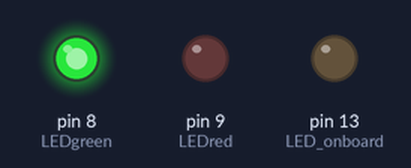
A sketch run on a simulated Arduino Uno, built with avr-gcc and run on an emulated ATmega328P. Shown: output pins drawn as LEDs (lit = HIGH).

Above: at 0.2 s.
At 6.12 s:
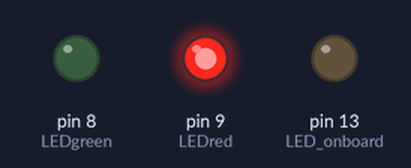
At 7.0 s:
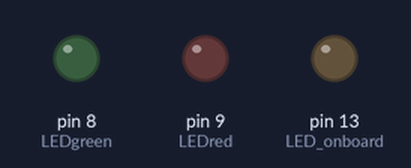
Timing chart, 0 to 8.1 s (numbered marks = the images above):
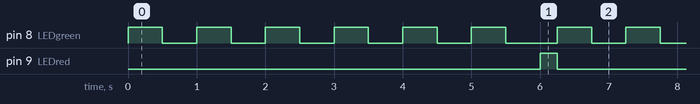

The sketch:

ArduinoTutorial3_ForLoopsAndLEDcircuits.ino
```cpp
int LEDgreen = 8, LEDred = 9;
int delay_red = 250, delay_green = 500, num_green_blinks = 6;
int LED_onboard = 13;

void setup() {
  // put your setup code here, to run once:
  pinMode(LEDgreen, OUTPUT);
  pinMode(LEDred, OUTPUT);
  pinMode(LED_onboard, OUTPUT);
}

void loop() {
  int i;
  // put your main code here, to run repeatedly:
  digitalWrite(LED_onboard, LOW);
  digitalWrite(LEDred, LOW);
  for( i = 0; i<num_green_blinks ; i++ ) {
    digitalWrite(LEDgreen, HIGH);
    delay(delay_green);
    digitalWrite(LEDgreen, LOW);
    delay(delay_green);
    }

  digitalWrite(LEDred, HIGH);
  delay(delay_red);
  digitalWrite(LEDred, LOW);
}
```

Measured:
- by itself, pin 8 (LEDgreen): repeats every 6.3 s: 5 × (LOW 0.50 s, HIGH 0.50 s), LOW 0.75 s, HIGH 0.50 s
- by itself, pin 9 (LEDred): alternates HIGH for 0.25 s and LOW for 6.0 s
- by itself, everything shown: repeats every 6.3 s, in 13 steps
